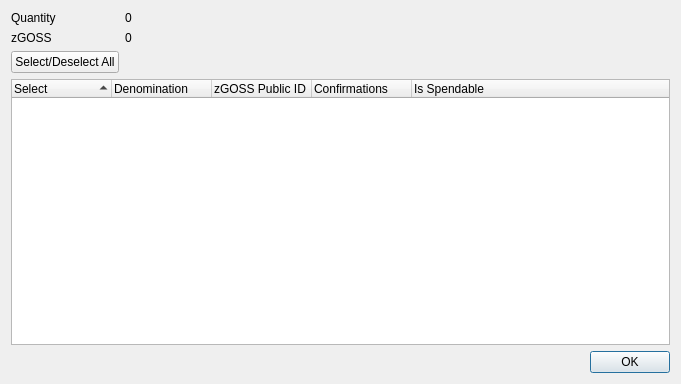
<?xml version="1.0" encoding="UTF-8"?>
<ui version="4.0">
 <class>ZGossipcoinControlDialog</class>
 <widget class="QDialog" name="ZGossipcoinControlDialog">
  <property name="geometry">
   <rect>
    <x>0</x>
    <y>0</y>
    <width>681</width>
    <height>384</height>
   </rect>
  </property>
  <property name="minimumSize">
   <size>
    <width>681</width>
    <height>384</height>
   </size>
  </property>
  <property name="windowTitle">
   <string>Select zGOSS to Spend</string>
  </property>
  <layout class="QGridLayout" name="gridLayout">
   <item row="0" column="0">
    <layout class="QFormLayout" name="formLayout">
     <property name="sizeConstraint">
      <enum>QLayout::SetDefaultConstraint</enum>
     </property>
     <item row="0" column="0">
      <widget class="QLabel" name="labelQuantity">
       <property name="text">
        <string>Quantity</string>
       </property>
      </widget>
     </item>
     <item row="0" column="1">
      <widget class="QLabel" name="labelQuantity_int">
       <property name="text">
        <string>0</string>
       </property>
      </widget>
     </item>
     <item row="1" column="0">
      <widget class="QLabel" name="labelZGossipcoin">
       <property name="text">
        <string>zGOSS</string>
       </property>
      </widget>
     </item>
     <item row="1" column="1">
      <widget class="QLabel" name="labelZGossipcoin_int">
       <property name="text">
        <string>0</string>
       </property>
      </widget>
     </item>
     <item row="2" column="0">
      <widget class="QPushButton" name="pushButtonAll">
       <property name="text">
        <string>Select/Deselect All</string>
       </property>
      </widget>
     </item>
    </layout>
   </item>
   <item row="1" column="0">
    <layout class="QVBoxLayout" name="verticalLayout">
     <item>
      <widget class="QTreeWidget" name="treeWidget">
       <property name="minimumSize">
        <size>
         <width>0</width>
         <height>250</height>
        </size>
       </property>
       <property name="alternatingRowColors">
        <bool>true</bool>
       </property>
       <property name="sortingEnabled">
        <bool>true</bool>
       </property>
       <property name="columnCount">
        <number>5</number>
       </property>
       <attribute name="headerDefaultSectionSize">
        <number>100</number>
       </attribute>
       <column>
        <property name="text">
         <string notr="true">Select</string>
        </property>
       </column>
       <column>
        <property name="text">
         <string notr="true">Denomination</string>
        </property>
       </column>
       <column>
        <property name="text">
         <string notr="true">zGOSS Public ID</string>
        </property>
       </column>
       <column>
        <property name="text">
         <string notr="true">Confirmations</string>
        </property>
       </column>
       <column>
        <property name="text">
         <string>Is Spendable</string>
        </property>
       </column>
      </widget>
     </item>
     <item>
      <widget class="QDialogButtonBox" name="buttonBox">
       <property name="orientation">
        <enum>Qt::Horizontal</enum>
       </property>
       <property name="standardButtons">
        <set>QDialogButtonBox::Ok</set>
       </property>
      </widget>
     </item>
    </layout>
   </item>
  </layout>
 </widget>
 <resources/>
 <connections>
  <connection>
   <sender>buttonBox</sender>
   <signal>accepted()</signal>
   <receiver>ZGossipcoinControlDialog</receiver>
   <slot>accept()</slot>
   <hints>
    <hint type="sourcelabel">
     <x>248</x>
     <y>254</y>
    </hint>
    <hint type="destinationlabel">
     <x>157</x>
     <y>274</y>
    </hint>
   </hints>
  </connection>
  <connection>
   <sender>buttonBox</sender>
   <signal>rejected()</signal>
   <receiver>ZGossipcoinControlDialog</receiver>
   <slot>reject()</slot>
   <hints>
    <hint type="sourcelabel">
     <x>316</x>
     <y>260</y>
    </hint>
    <hint type="destinationlabel">
     <x>286</x>
     <y>274</y>
    </hint>
   </hints>
  </connection>
 </connections>
</ui>
